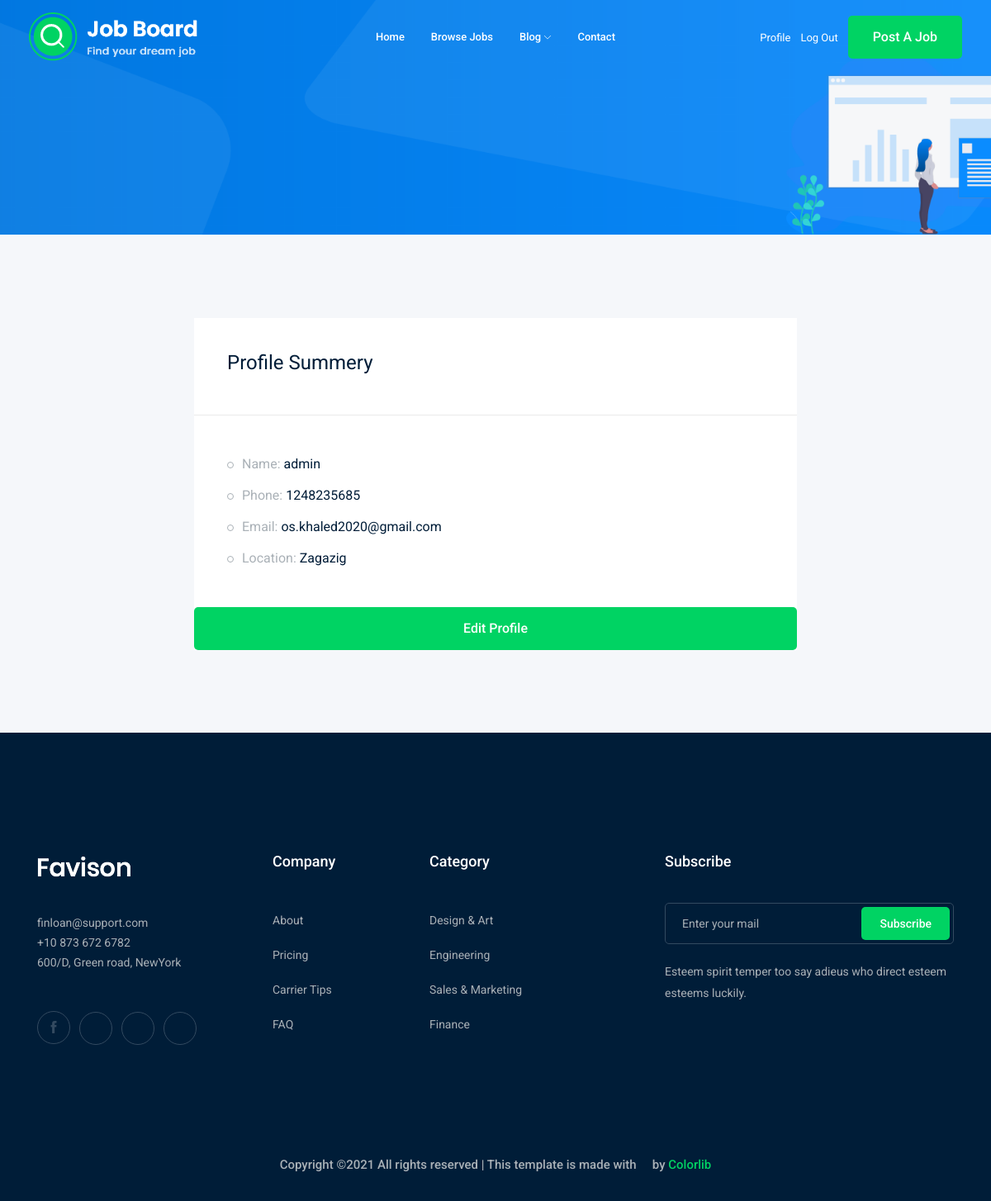
The page /accounts/profile/ (signed in) on the database as committed earlier.
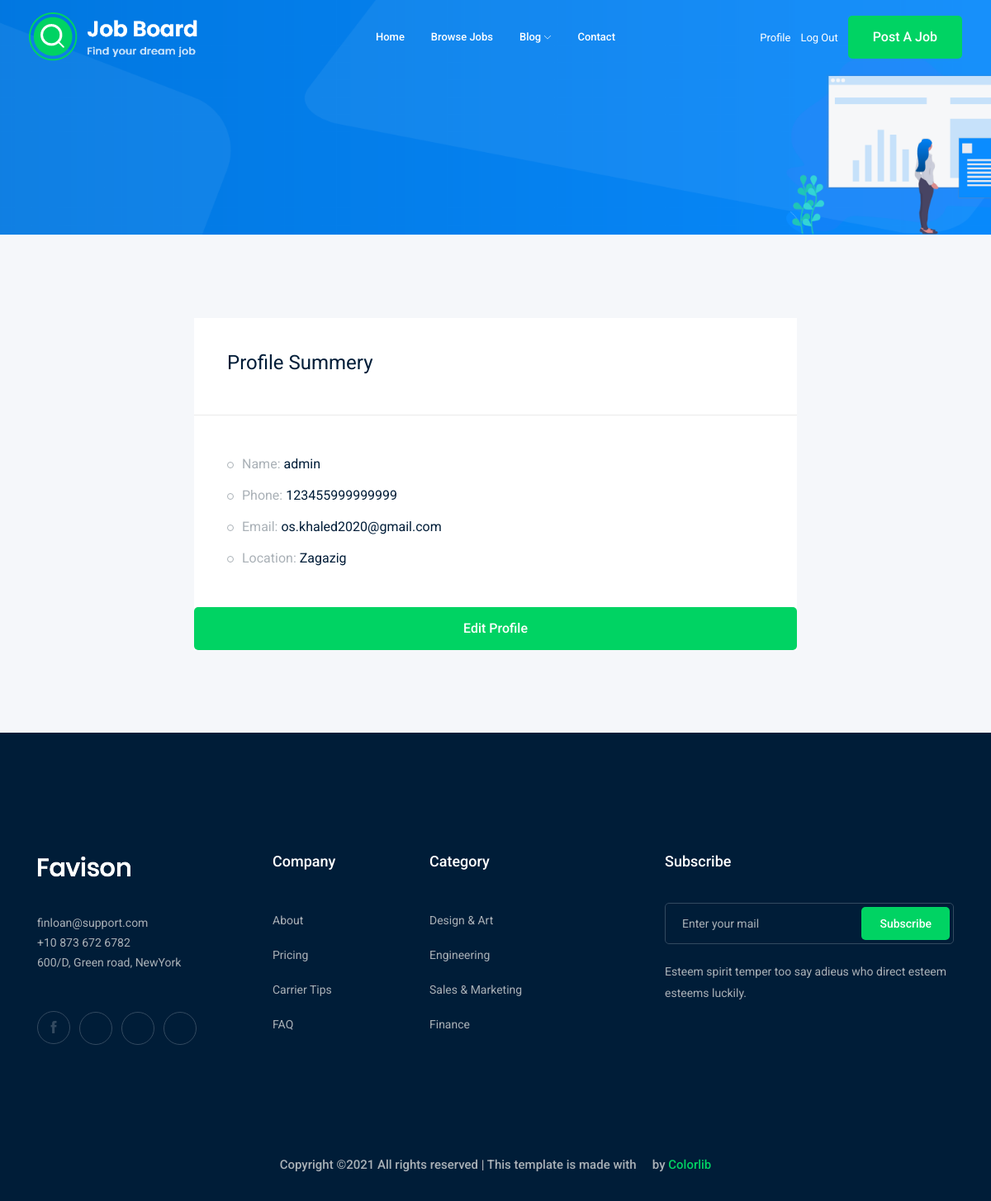
The same page on the database as committed later.
### accounts/models.py (models this page shows, shortened)
class Profile(models.Model):
    user =  models.OneToOneField(User, on_delete=models.CASCADE, related_name='profile')
    phone = models.CharField(max_length = 15)
    city = models.ForeignKey("City", on_delete=models.CASCADE, null=True, related_name='user_profile')

class City(models.Model):
    name = models.CharField(max_length = 50)

### accounts/views.py (the view)
# urls.py: path('profile/',profile , name = "profile"),
def profile(request):
    profile = Profile.objects.get(user=request.user)
    return render(request, 'accounts/profile.html', {'profile': profile})

### blog/context_poccessors.py (called while the page is built)
def extras(request):
    categories = Category.objects.all()
    return {'categories': categories}

### accounts/templates/accounts/profile.html (shortened to what this page needs)
{% extends 'base.html' %}
{% load bootstrap4 %}
    {% block body %}
    <div class="bradcam_area bradcam_bg_1">
        <div class="container">
            <div class="row">
                <div class="col-xl-12">
                </div>
            </div>
        </div>
    </div>
    <div class="job_details_area">
        <div class="container">
            <div class="row">
                <div class="col-lg-8 mx-auto">
                    <div class="job_sumary">
                        <div class="summery_header">
                            <h3>Profile Summery</h3>
                        </div>
                        <div class="job_content">
                            <ul>
                                <li>Name: <span>{{profile.user.username}}</span></li>
                                <li>Phone: <span>{{profile.phone}}</span></li>
                                <li>Email: <span>{{profile.user.email}}</span></li>
                                <li>Location: <span>{{profile.city.name}}</span></li>
                            </ul>
                        </div>
                        <div class="p-6">
                            <a class="boxed-btn3 w-100" href="{% url 'register:profile_editor' %}">Edit Profile</a>
                        </div>
                    </div>
                </div>
            </div>
        </div>
    </div>
    {% endblock %}

Rows that differ between the two databases and show on the page:
changed Profile "admin": phone "1248235685" → "123455999999999"
